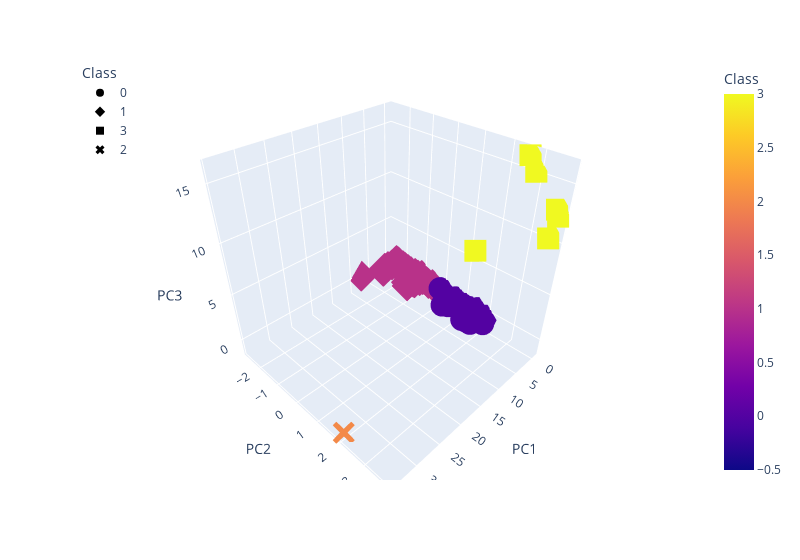

This figure's notebook cell:
### Markdown cell above
### Deliverable 4: Visualizing Cryptocurrencies Results

#### 3D-Scatter with Clusters

### Code cell
# Creating a 3D-Scatter with the PCA data and the clusters
fig = px.scatter_3d(
    clustered_df,
    x="PC1",
    y="PC2",
    z="PC3",
    color="Class",
    symbol="Class",
    hover_name="CoinName",
    #hover_data='Algorithm',
    width=800)
fig.update_layout(legend=dict(x=0, y=1))
fig.show()

### Figure 1 — Plotly figure (JSON) as saved in the notebook; plotly's stock layout.template omitted (floating-point values rounded to 4 significant figures; data arrays with more than 128 entries replaced by an {"elided": "..."} marker saying what was removed)
{"data": [{"hovertemplate": "<b>%{hovertext}</b><br><br>Class=%{marker.color}<br>PC1=%{x}<br>PC2=%{y}<br>PC3=%{z}<extra></extra>", "hovertext": {"elided": "287 str values"}, "legendgroup": "0", "marker": {"color": {"elided": "287 int values"}, "coloraxis": "coloraxis", "symbol": "circle"}, "mode": "markers", "name": "0", "scene": "scene", "showlegend": true, "type": "scatter3d", "x": {"elided": "287 float values"}, "y": {"elided": "287 float values"}, "z": {"elided": "287 float values"}}, {"hovertemplate": "<b>%{hovertext}</b><br><br>Class=%{marker.color}<br>PC1=%{x}<br>PC2=%{y}<br>PC3=%{z}<extra></extra>", "hovertext": {"elided": "238 str values"}, "legendgroup": "1", "marker": {"color": {"elided": "238 int values"}, "coloraxis": "coloraxis", "symbol": "diamond"}, "mode": "markers", "name": "1", "scene": "scene", "showlegend": true, "type": "scatter3d", "x": {"elided": "238 float values"}, "y": {"elided": "238 float values"}, "z": {"elided": "238 float values"}}, {"hovertemplate": "<b>%{hovertext}</b><br><br>Class=%{marker.color}<br>PC1=%{x}<br>PC2=%{y}<br>PC3=%{z}<extra></extra>", "hovertext": ["Vechain", "BiblePay", "LitecoinCash", "Poa Network", "Acute Angle Cloud", "Waves"], "legendgroup": "3", "marker": {"color": [3, 3, 3, 3, 3, 3], "coloraxis": "coloraxis", "symbol": "square"}, "mode": "markers", "name": "3", "scene": "scene", "showlegend": true, "type": "scatter3d", "x": [4.251, -0.1072, -0.2787, -0.2855, -0.4209, -0.455], "y": [1.834, 3.672, 3.81, 3.738, 2.662, 2.913], "z": [8.023, 10.42, 12.42, 12.93, 16.28, 15.19]}, {"hovertemplate": "<b>%{hovertext}</b><br><br>Class=%{marker.color}<br>PC1=%{x}<br>PC2=%{y}<br>PC3=%{z}<extra></extra>", "hovertext": ["BitTorrent"], "legendgroup": "2", "marker": {"color": [2], "coloraxis": "coloraxis", "symbol": "x"}, "mode": "markers", "name": "2", "scene": "scene", "showlegend": true, "type": "scatter3d", "x": [34.16], "y": [1.937], "z": [-1.238]}], "layout": {"coloraxis": {"colorbar": {"title": {"text": "Class"}}, "colorscale": [[0, "#0d0887"], [0.1111, "#46039f"], [0.2222, "#7201a8"], [0.3333, "#9c179e"], [0.4444, "#bd3786"], [0.5556, "#d8576b"], [0.6667, "#ed7953"], [0.7778, "#fb9f3a"], [0.8889, "#fdca26"], [1, "#f0f921"]]}, "legend": {"title": {"text": "Class"}, "tracegroupgap": 0, "x": 0, "y": 1}, "margin": {"t": 60}, "scene": {"domain": {"x": [0, 1], "y": [0, 1]}, "xaxis": {"title": {"text": "PC1"}}, "yaxis": {"title": {"text": "PC2"}}, "zaxis": {"title": {"text": "PC3"}}}, "width": 800}}
